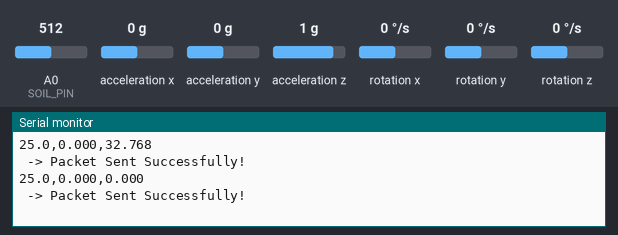
Simulated run of this sketch. Board: Arduino Uno, built with avr-gcc and run on an emulated ATmega328P. Shown: the last lines printed to the serial monitor. The test bench sets the inputs (shaded band); at power-on: acceleration x 0 g, A0 (SOIL_PIN) = 512, acceleration y 0 g, acceleration z 1 g, rotation x 0 °/s, rotation y 0 °/s, rotation z 0 °/s. No radio packets arrive unless stated.

Above: at 2.2 s.
2.3 s: acceleration x set to -1.4 g
At 3.6 s:
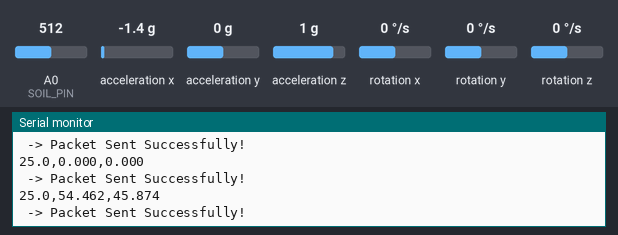
3.8 s: A0 (SOIL_PIN) set to 716
At 4.28 s:
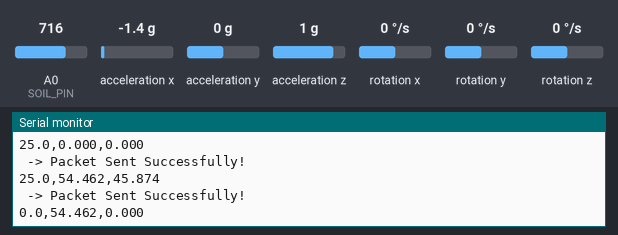
5.3 s: acceleration y set to -1.4 g
At 6.2 s:
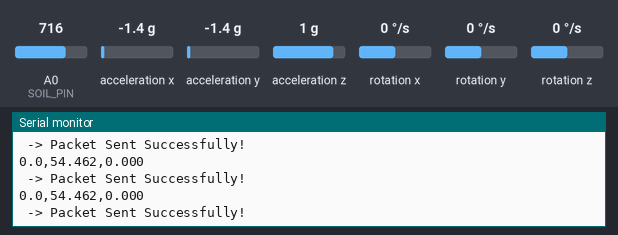
6.8 s: acceleration z set to -1.4 g
At 8.1 s:
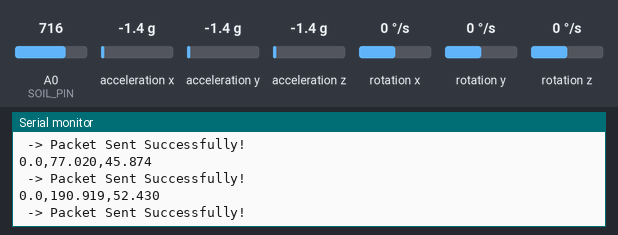
8.3 s: A0 (SOIL_PIN) set to 306
At 8.9 s:
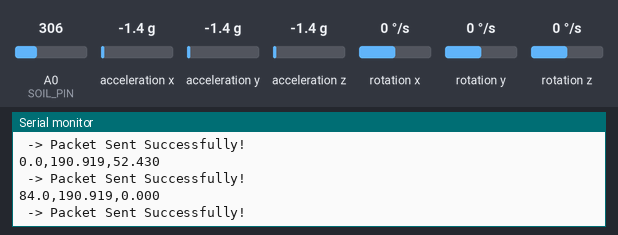
Timing chart, 0 to 10.8 s (numbered marks = the images above; inputs shaded):
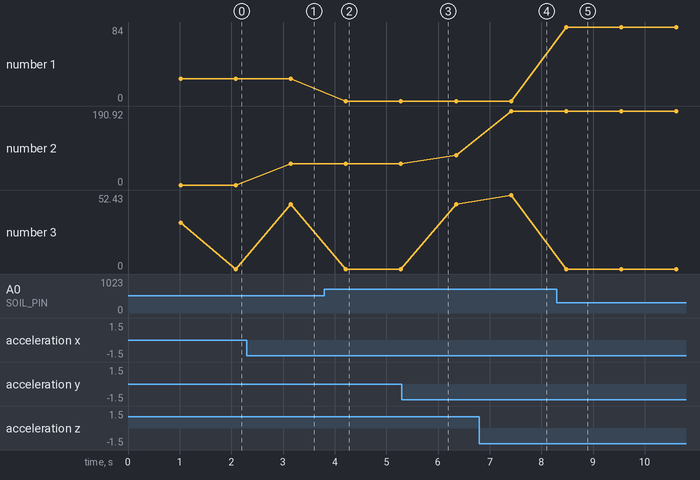

The sketch:

sensor_node.ino
```cpp
#include <LoRa.h>
#include <SPI.h>
#include "I2Cdev.h"
#include "MPU6050.h"
#include "Wire.h"
#include <math.h>

MPU6050 accelgyro;

// --- PIN DEFINITIONS ---
const int SOIL_PIN = A0; // Connect the AO pin of soil sensor to A0 on Arduino

// Raw acceleration
int16_t ax, ay, az;
int16_t prev_ax = 0, prev_ay = 0, prev_az = 0;

// MPU6050 sensitivity (LSB/g for default ±2g)
const float ACCEL_SCALE = 16384.0;

// Calibration values for Soil Sensor (Adjust these based on testing)
const int AirValue = 600;   // Value in dry air
const int WaterValue = 250; // Value in a cup of water

void setup() {
    Wire.begin();
    Serial.begin(9600);

    accelgyro.initialize();

    if (!accelgyro.testConnection()) {
        Serial.println("MPU6050 FAIL");
    }

    LoRa.setPins(10, 9, 2);
    if (!LoRa.begin(433E6)) {
        Serial.println("Starting LoRa failed!");
        while (1) yield();
    }

    // Set pin mode for soil sensor
    pinMode(SOIL_PIN, INPUT);

    delay(1000);
}

void loop() {
    // ---------------- SOIL MOISTURE READ ----------------
    int rawSoil = analogRead(SOIL_PIN);
    // Map the raw value to a 0-100% scale
    // Note: Most soil sensors are inverse (lower voltage = wetter)
    float soilMoisture = map(rawSoil, AirValue, WaterValue, 0, 100);

    // Constrain the value between 0 and 100
    if(soilMoisture > 100) soilMoisture = 100;
    if(soilMoisture < 0) soilMoisture = 0;

    // ---------------- MPU6050 READ ----------------
    accelgyro.getAcceleration(&ax, &ay, &az);

    // Convert to g-force
    float axg = ax / ACCEL_SCALE;
    float ayg = ay / ACCEL_SCALE;
    float azg = az / ACCEL_SCALE;

    // ---------------- TILT CALCULATION ----------------
    float tiltX = atan2(ayg, azg) * 180.0 / M_PI;
    float tiltY = atan2(axg, azg) * 180.0 / M_PI;
    float tiltResultant = sqrt(tiltX * tiltX + tiltY * tiltY);

    // ---------------- VIBRATION CALCULATION ----------------
    long dx = abs(ax - prev_ax);
    long dy = abs(ay - prev_ay);
    long dz = abs(az - prev_az);

    float vibration = (dx + dy + dz) / 500.0;

    prev_ax = ax;
    prev_ay = ay;
    prev_az = az;

    // ---------------- OUTPUTS ----------------
    // Format: soil,tilt,vibration
    Serial.print(soilMoisture, 1);
    Serial.print(","); Serial.print(tiltResultant, 3);
    Serial.print(","); Serial.println(vibration, 3);

    LoRa.beginPacket();
    LoRa.print(soilMoisture, 1); LoRa.print(",");
    LoRa.print(tiltResultant, 3); LoRa.print(",");
    LoRa.print(vibration, 3);

    int state = LoRa.endPacket();

    if (state == 1) {
        Serial.println(" -> Packet Sent Successfully!");
    } else {
        Serial.println(" -> Transmission Failed!");
    }

    delay(1000);
}
```

Measured:
- after the input at 2.3 s, the serial monitor: prints a new line after 0.85 s (image 1)
- after the input at 3.8 s, the serial monitor: prints a new line after 0.42 s (image 2)
- after the input at 6.8 s, the serial monitor: prints a new line after 0.61 s (image 4)
- after the input at 8.3 s, the serial monitor: prints a new line after 0.18 s (image 5)
- plotted number 1: 0 → 84 after the input at 8.3 s
- plotted number 2: 0 → 54.46 after the input at 2.3 s, 54.46 → 77.02 after the input at 5.3 s, 77.02 → 190.92 after the input at 6.8 s
- plotted number 3: 0 → 45.87 after the input at 2.3 s, 45.87 → 52.43 after the input at 6.8 s
